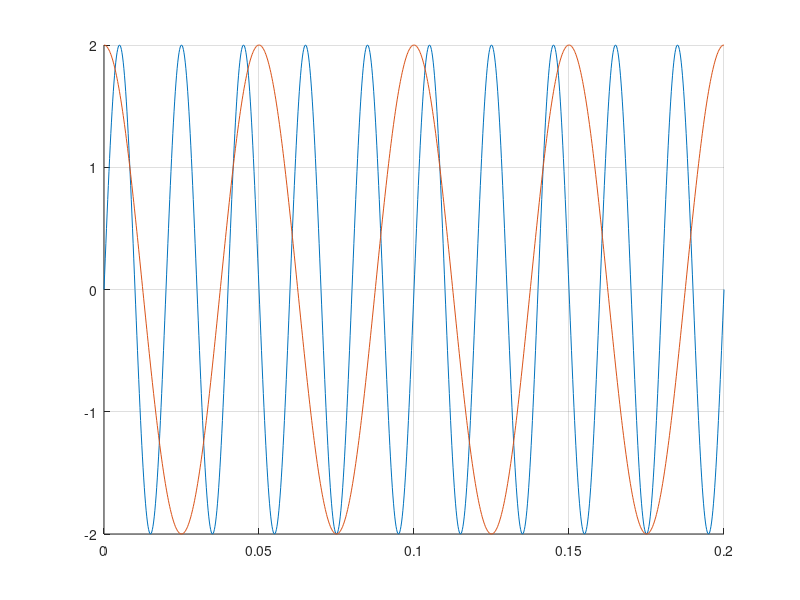

This figure's MATLAB source:
hold on
f=50;
g=20;
t=0:0.0002:0.2; %rezolutia
s=2*sin(2*pi*f*t);%semnalul sinusoidal
x=2*cos(2*pi*g*t);%semnalul cosinusoidal
plot(t,s)
grid on;
plot(t,x)
grid on;